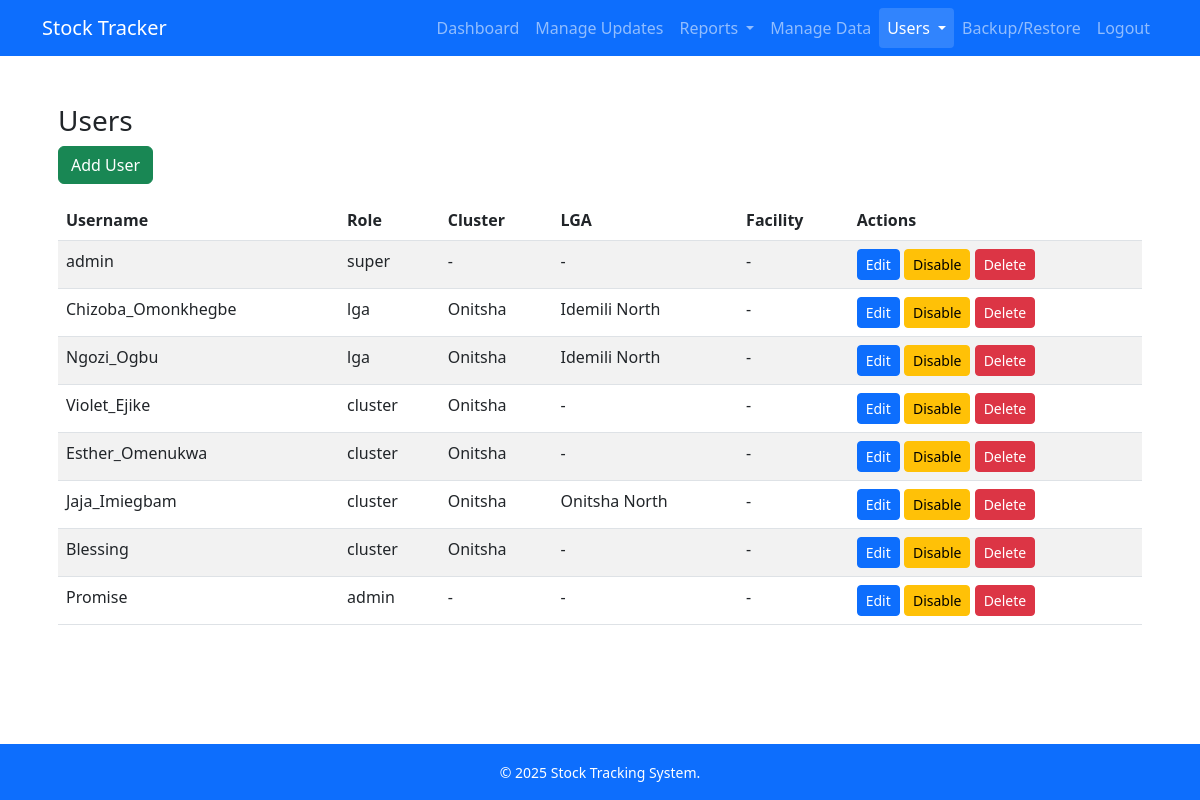
The page /auth/users (signed in) on the database as committed earlier.
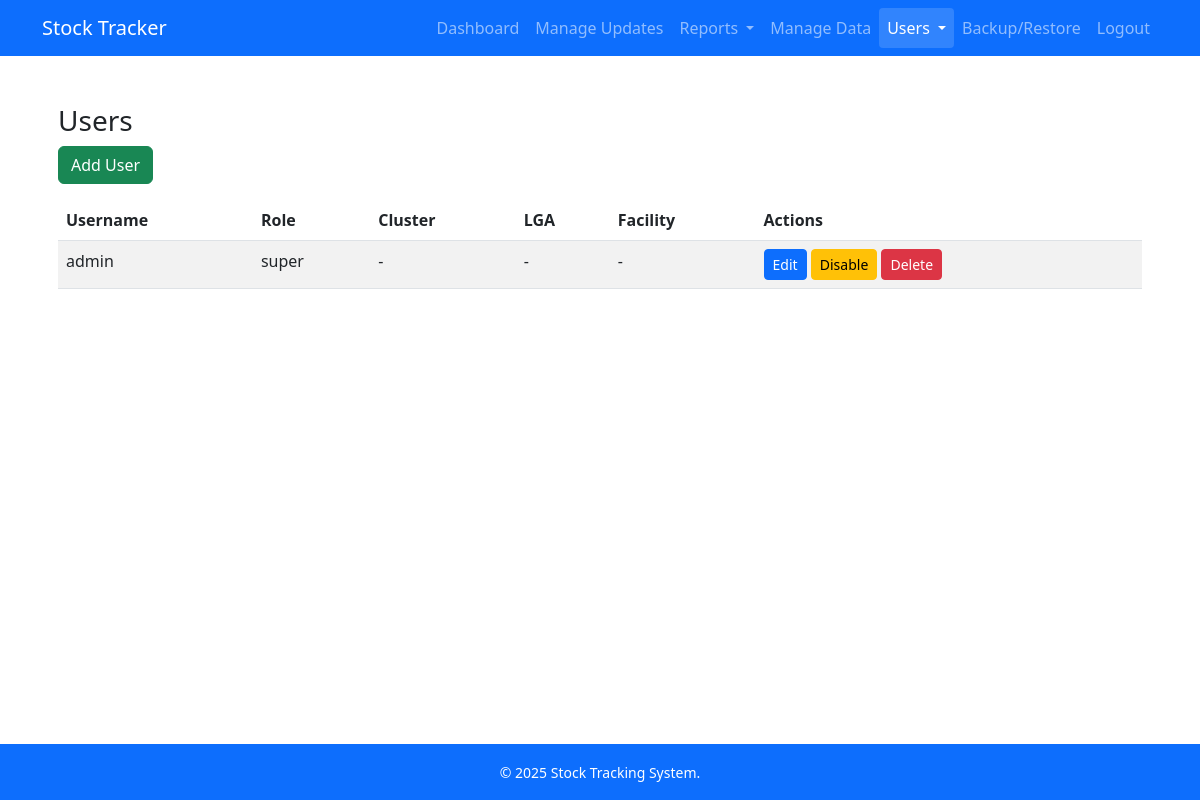
The same page on the database as committed later.
### models.py (models this page shows, shortened)
class User(db.Model, UserMixin):
    id = db.Column(db.Integer, primary_key=True)
    username = db.Column(db.String(64), unique=True, nullable=False)
    password_hash = db.Column(db.String(128), nullable=False)
    role = db.Column(db.String(20), nullable=False, default='facility')
    cluster_id = db.Column(db.Integer, db.ForeignKey('cluster.id'), nullable=True)
    lga_id = db.Column(db.Integer, db.ForeignKey('lga.id'), nullable=True)
    facility_id = db.Column(db.Integer, db.ForeignKey('facility.id'), nullable=True)
    active = db.Column(db.Boolean, default=True)
    cluster = db.relationship('Cluster', backref='users')
    lga = db.relationship('LGA', backref='users')
    facility = db.relationship('Facility', foreign_keys=[facility_id], backref='users')

class Cluster(db.Model):
    id = db.Column(db.Integer, primary_key=True)
    name = db.Column(db.String(100), unique=True, nullable=False)
    lgas = db.relationship('LGA', backref='cluster', lazy=True)

class LGA(db.Model):
    id = db.Column(db.Integer, primary_key=True)
    name = db.Column(db.String(100), nullable=False)
    cluster_id = db.Column(db.Integer, db.ForeignKey('cluster.id'), nullable=False)
    facilities = db.relationship('Facility', backref='lga', lazy=True)

### auth/routes.py (the view)
@auth_bp.route('/users')
@login_required
def list_users():
    if current_user.role != 'super':
        abort(403)
    users = User.query.all()
    return render_template('users.html', users=users)

### app.py (called while the page is built)
@login_manager.user_loader
def load_user(user_id):
    return User.query.get(int(user_id))

### templates/users.html
{% extends "base.html" %}
{% block content %}
<div class="container mt-4">
  <h3>Users</h3>
  <a href="{{ url_for('auth.add_user') }}" class="btn btn-success mb-3">Add User</a>
  <table class="table table-striped">
    <thead>
      <tr>
        <th>Username</th>
        <th>Role</th>
        <th>Cluster</th>
        <th>LGA</th>
        <th>Facility</th>
        <th>Actions</th>
      </tr>
    </thead>
    <tbody>
      {% for u in users %}
      <tr>
        <td>{{ u.username }}</td>
        <td>{{ u.role }}</td>
        <td>{{ u.cluster.name if u.cluster else '-' }}</td>
        <td>{{ u.lga.name if u.lga else '-' }}</td>
        <td>{{ u.facility.name if u.facility else '-' }}</td>
        <td>
          <a href="{{ url_for('auth.edit_user', user_id=u.id) }}" class="btn btn-sm btn-primary">Edit</a>
          {% if u.active %}
            <a href="{{ url_for('auth.toggle_user', user_id=u.id) }}"
               class="btn btn-warning btn-sm">Disable</a>
          {% else %}
            <a href="{{ url_for('auth.toggle_user', user_id=u.id) }}"
               class="btn btn-success btn-sm">Enable</a>
          {% endif %}
          <a href="{{ url_for('auth.delete_user', user_id=u.id) }}"
             class="btn btn-danger btn-sm"
             onclick="return confirm('Are you sure you want to delete this user?')">Delete</a>
        </td>
      </tr>
      {% endfor %}
    </tbody>
  </table>
</div>
{% endblock %}

### templates/base.html (shortened to what this page needs)
<!doctype html>
<html lang="en">
<head>
    <link rel="stylesheet" href="https://cdn.jsdelivr.net/npm/bootstrap@5.3.0/dist/css/bootstrap.min.css">
    <link rel="stylesheet" href="https://cdn.datatables.net/1.13.6/css/jquery.dataTables.min.css">
    <link rel="stylesheet" href="https://cdn.datatables.net/responsive/2.5.0/css/responsive.dataTables.min.css">
    <link rel="stylesheet" href="https://cdn.jsdelivr.net/npm/bootstrap-icons@1.10.5/font/bootstrap-icons.css">
</head>
<body class="d-flex flex-column min-vh-100">
  <nav class="navbar navbar-expand-lg navbar-dark bg-primary">
    <div class="container">
      <a class="navbar-brand" href="{{ url_for('index') }}">Stock Tracker</a>
      <div class="collapse navbar-collapse" id="navbarNav">
        <ul class="navbar-nav ms-auto">
            {% if current_user.is_authenticated %}
            <li class="nav-item">
              <a class="nav-link {% if request.endpoint == 'dashboard.dashboard_home' %}active{% endif %}"
                href="{{ url_for('dashboard.dashboard_home') }}">Dashboard</a>
            </li>
            <li class="nav-item">
              <a class="nav-link {% if request.endpoint == 'transactions' %}active{% endif %}"
                href="{{ url_for('transactions') }}">Manage Updates</a>
            </li>
            <li class="nav-item dropdown">
              <a class="nav-link dropdown-toggle {% if request.endpoint.startswith('report') or request.endpoint.startswith('reporting_bp') %}active{% endif %}"
                href="#" role="button" data-bs-toggle="dropdown" aria-expanded="false">
                Reports
              </a>
            </li>
            {% if current_user.role == 'super' %}
              <li class="nav-item">
                <a class="nav-link {% if request.endpoint == 'admin.manage_data' %}active{% endif %}"
                  href="{{ url_for('admin.manage_data') }}">Manage Data</a>
              </li>
            {% endif %}
            {% if current_user.role == 'super' %}
              <li class="nav-item dropdown">
                <a class="nav-link dropdown-toggle {% if 'auth' in request.endpoint %}active{% endif %}" href="#" role="button" data-bs-toggle="dropdown" aria-expanded="false">
                  Users
                </a>
              </li>
                  <li class="nav-item"><a class="nav-link {% if request.path.startswith(url_for('backup.backup_page')) %}active{% endif %}" href="{{ url_for('backup.backup_page') }}">Backup/Restore</a></li>
            {% endif %}
            <li class="nav-item">
              <a class="nav-link" href="{{ url_for('auth.logout') }}">Logout</a>
            </li>
          {% else %}
            <li class="nav-item">
              <a class="nav-link {% if request.endpoint == 'auth.login' %}active{% endif %}" href="{{ url_for('auth.login') }}">Login</a>
            </li>
          {% endif %}
        </ul>
      </div>
    </div>
  </nav>
  <main class="flex-fill container mt-4 content-wrapper">
      {% block content %}{% endblock %}
  </main>
  <footer class="bg-primary text-white text-center py-3 mt-auto">
      <div class="container">
          <small>&copy; {{ current_year or 2025 }} Stock Tracking System. </small>
      </div>
  </footer>
</body>
</html>

### templates/base.html (style rules this page uses)
.nav-link.active { background-color: #007bff !important; color: #fff !important; border-radius: 0.25rem; }
.content-wrapper { margin-bottom: 3rem; padding-left: 1rem; padding-right: 1rem; }
.navbar .nav-link.active { background-color: rgba(255, 255, 255, 0.15) !important; color: #fff !important; }

Rows that differ between the two databases and show on the page:
removed User: username "Chizoba_Omonkhegbe", role "lga", cluster "Onitsha", lga "Idemili North", facility "-"
removed User: username "Ngozi_Ogbu", role "lga", cluster "Onitsha", lga "Idemili North", facility "-"
removed User: username "Violet_Ejike", role "cluster", cluster "Onitsha", lga "-", facility "-"
removed User: username "Esther_Omenukwa", role "cluster", cluster "Onitsha", lga "-", facility "-"
removed User: username "Jaja_Imiegbam", role "cluster", cluster "Onitsha", lga "Onitsha North", facility "-"
removed User: username "Blessing", role "cluster", cluster "Onitsha", lga "-", facility "-"
removed User: username "Promise", role "admin", cluster "-", lga "-", facility "-"
